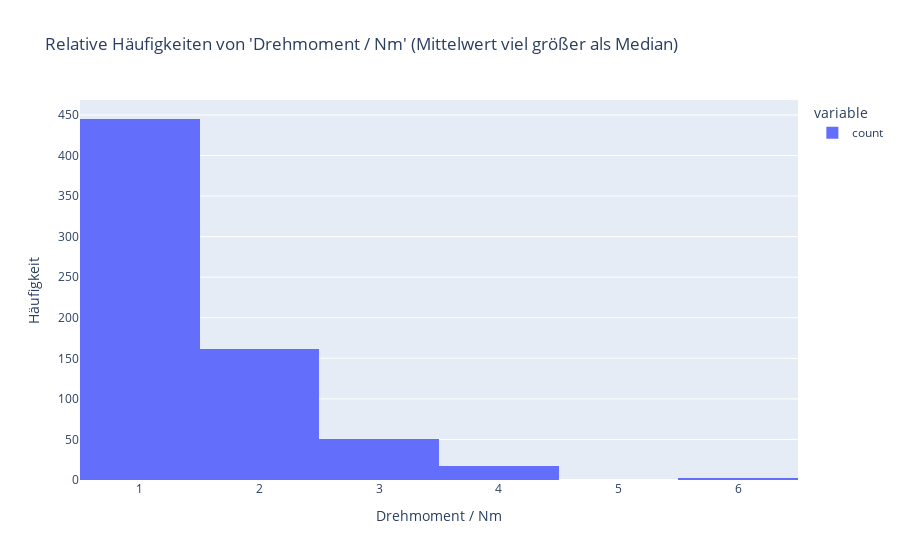

Write notebook code for a chart like this one.
### Markdown cell above
<span style="color:#FF5F00"><b>Stimmt was nicht?</b></span><br>

Dass der Mittelwert größer als das Median um mehr als `1` ist, heißt tatsächlich, das das Median einfach seltener als andere Werte vorkommt. Umgekehrt, wenn das Median häufiger als andere Werte vorkommen würde, wäre der Unterschied kleiner als `1`. Folgende Diagramme stimmen mit der Überlegung überein:

### Code cell
# Das erste Diagramm von gesuchten Merkmalen
plots[0]

### Figure 1 — Plotly figure (JSON) as saved in the notebook; plotly's stock layout.template omitted (floating-point values rounded to 4 significant figures; data arrays with more than 128 entries replaced by an {"elided": "..."} marker saying what was removed)
{"data": [{"bingroup": "x", "hovertemplate": "variable=count<br>value=%{x}<br>count=%{y}<extra></extra>", "legendgroup": "count", "marker": {"color": "#636efa", "pattern": {"shape": ""}}, "name": "count", "orientation": "v", "showlegend": true, "type": "histogram", "x": {"elided": "676 int values"}, "xaxis": "x", "yaxis": "y"}], "layout": {"barmode": "relative", "legend": {"title": {"text": "variable"}, "tracegroupgap": 0}, "title": {"text": "Relative Häufigkeiten von 'Drehmoment / Nm' (Mittelwert viel größer als Median)"}, "xaxis": {"anchor": "y", "domain": [0, 1], "title": {"text": "Drehmoment / Nm"}}, "yaxis": {"anchor": "x", "domain": [0, 1], "title": {"text": "Häufigkeit"}}}}
